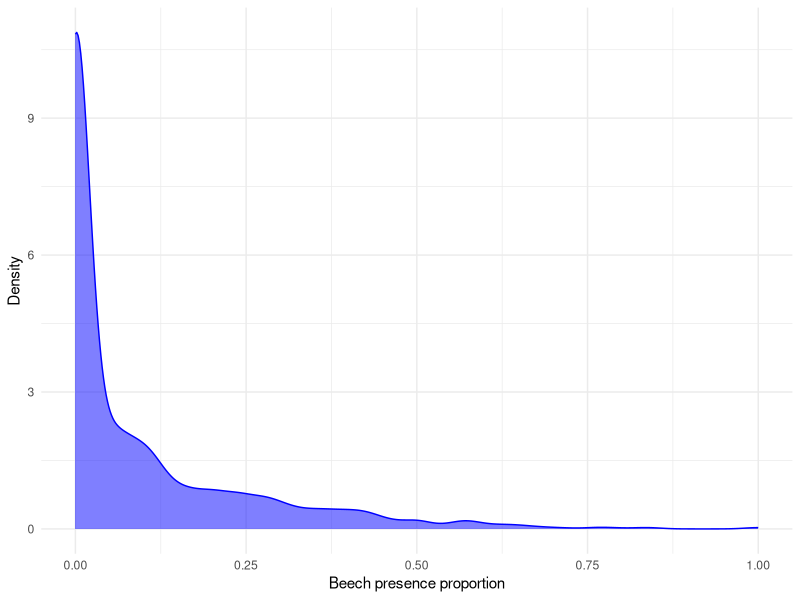
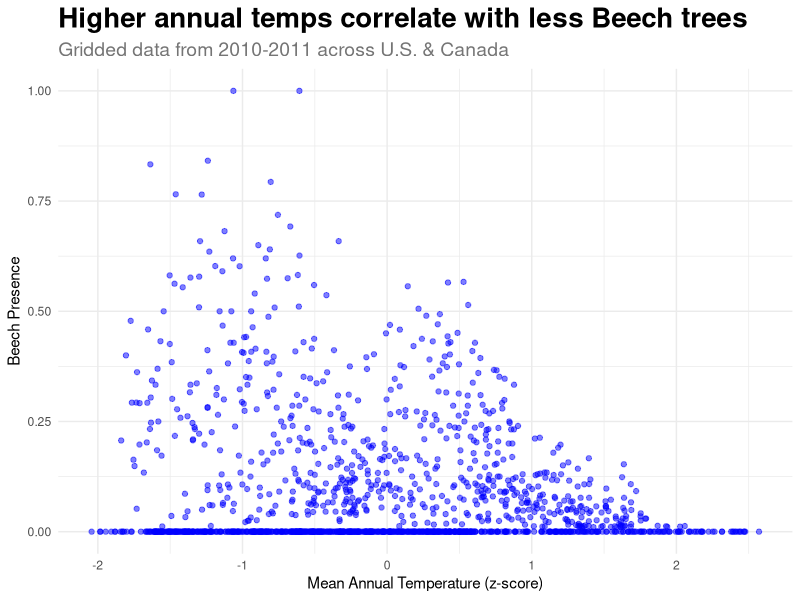

These figures' R source, in order:
library(tidyverse)

data <- read_csv("hf182-01-trees-current-env.csv")
data$prop <- data$fagus / data$count


## Density of proportion metric

ggplot(data = data, aes(x = prop)) +
  geom_density(color="blue", fill = "blue", alpha = 0.5) +
  labs(
    y = "Density", 
    x = "Beech presence proportion"
  ) +
  theme_minimal() +
  theme(
    plot.title = element_text(family='', face='bold', size=20),
    plot.subtitle = element_text(family='', color="#757575", size=14)
  )


## Beech presence vs Annual temp

ggplot(data = data, aes(x = bio1.0, y = prop)) +
  geom_point(aes(x = bio1.0, y = prop), color="blue", alpha = 0.5) +
  labs(
    y = "Beech Presence", 
    x = "Mean Annual Temperature (z-score)", 
    title = "Higher annual temps correlate with less Beech trees", 
    subtitle = "Gridded data from 2010-2011 across U.S. & Canada"
  ) +
  theme_minimal() +
  theme(
    plot.title = element_text(family='', face='bold', size=20),
    plot.subtitle = element_text(family='', color="#757575", size=14)
  )
